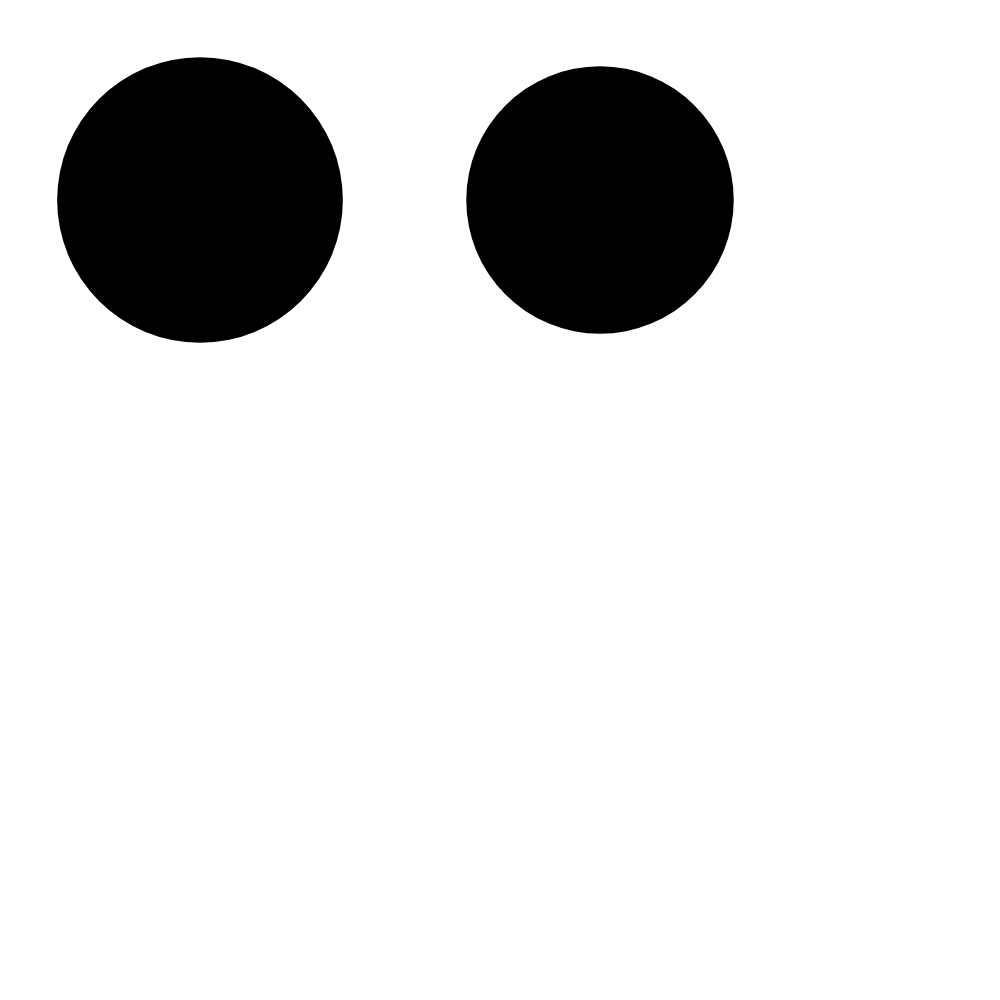
Frame 1 (no input)
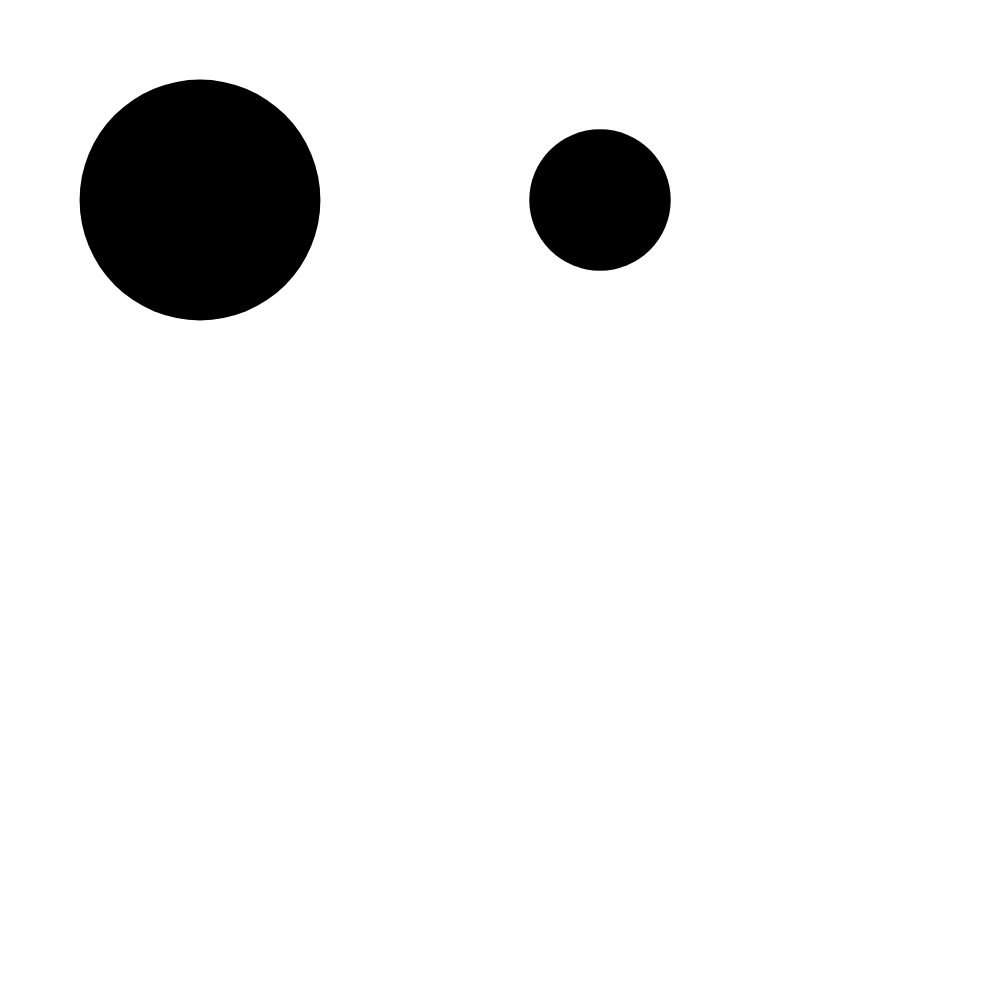
Frame 60 (no input)
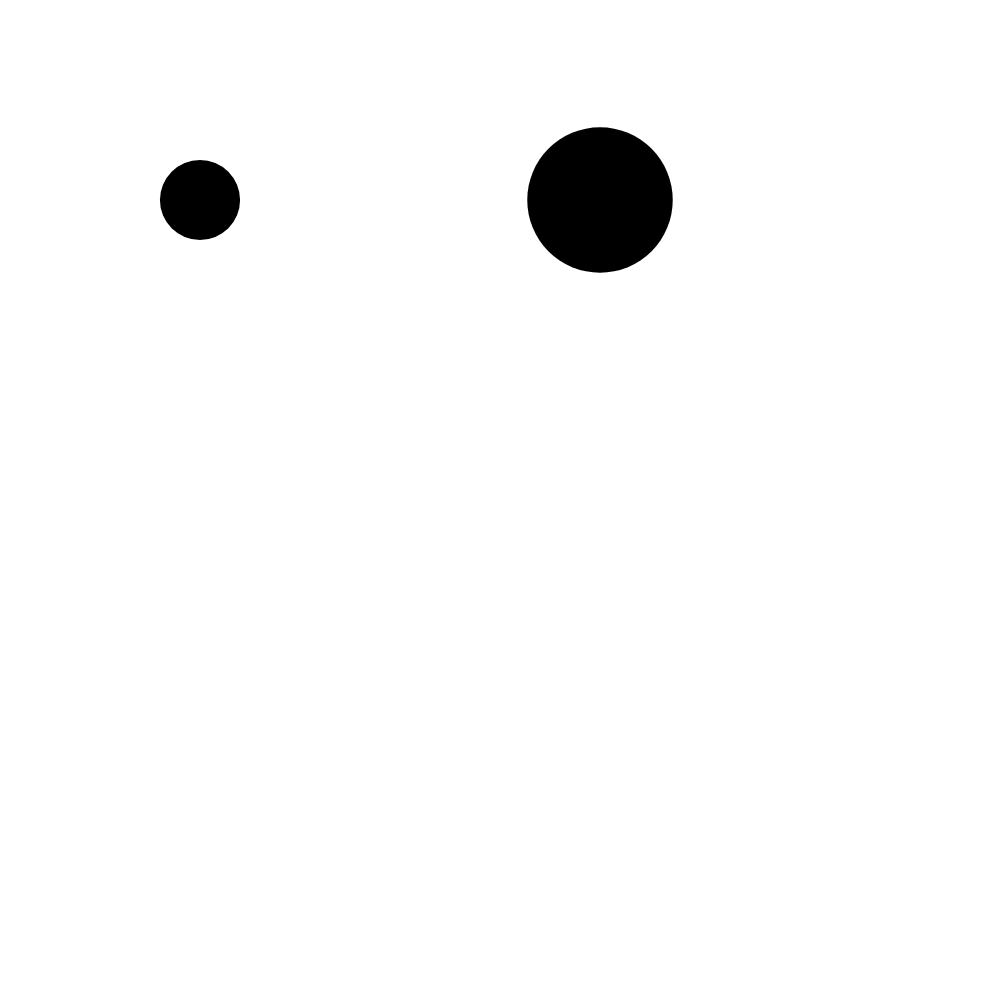
Frame 120 (the mouse pressed at the canvas centre since frame 60)

The p5.js sketch that drew these frames (run headless with seeded random() and noise() and a simulated clock; from frame 60 on, the mouse is pressed at the canvas centre):

// p5.js sketch
// ── sketch.js
let f = 0;

function setup() {
    c = createCanvas(1000,1000)

    
    colorMode(HSB,255);

    
    noStroke();
    fill(0)
}

function draw() {
    f=f+0.01

    console.log(  )

    background(255)
        ellipse(200,200,random(400))

        ellipse(600,200,noise(f)*400)


}
